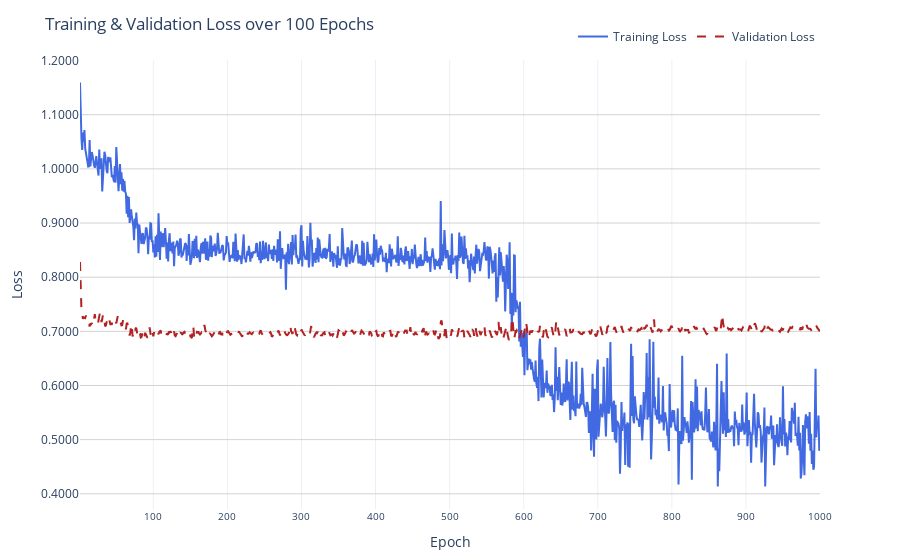

The notebook cell saved with this chart:
### Code cell
import plotly.graph_objects as go

epochs = list(range(1, len(train_losses) + 1))

fig = go.Figure()

# Training loss trace
fig.add_trace(go.Scatter(
    x=epochs,
    y=train_losses,
    mode="lines",
    name="Training Loss",
    line=dict(color="royalblue", width=2)
))

# Validation loss trace
fig.add_trace(go.Scatter(
    x=epochs,
    y=val_losses,
    mode="lines",
    name="Validation Loss",
    line=dict(color="firebrick", width=2, dash="dash")
))

# Layout enhancements
fig.update_layout(
    title="Training & Validation Loss over 100 Epochs",
    xaxis_title="Epoch",
    yaxis_title="Loss",
    xaxis=dict(
        tickmode='array',
        tickvals=list(range(0, 1001, 100)),  # Show ticks every 10 epochs
        tickfont=dict(size=10)
    ),
    yaxis=dict(
        tickformat=".2e" if max(train_losses + val_losses) > 1e4 else ".4f",  # Dynamic formatting
        gridcolor="lightgray"
    ),
    legend=dict(
        orientation="h",
        yanchor="bottom",
        y=1.02,
        xanchor="right",
        x=1
    ),
    template="plotly_white",
    margin=dict(t=60, b=40)
)

fig.show()

### Figure 1 — Plotly figure (JSON) as saved in the notebook; plotly's stock layout.template omitted (floating-point values rounded to 4 significant figures; data arrays with more than 128 entries replaced by an {"elided": "..."} marker saying what was removed)
{"data": [{"line": {"color": "royalblue", "width": 2}, "mode": "lines", "name": "Training Loss", "type": "scatter", "x": {"elided": "1000 int values"}, "y": {"elided": "1000 float values"}}, {"line": {"color": "firebrick", "dash": "dash", "width": 2}, "mode": "lines", "name": "Validation Loss", "type": "scatter", "x": {"elided": "1000 int values"}, "y": {"elided": "1000 float values"}}], "layout": {"legend": {"orientation": "h", "x": 1, "xanchor": "right", "y": 1.02, "yanchor": "bottom"}, "margin": {"b": 40, "t": 60}, "title": {"text": "Training & Validation Loss over 100 Epochs"}, "xaxis": {"tickfont": {"size": 10}, "tickmode": "array", "tickvals": [0, 100, 200, 300, 400, 500, 600, 700, 800, 900, 1000], "title": {"text": "Epoch"}}, "yaxis": {"gridcolor": "lightgray", "tickformat": ".4f", "title": {"text": "Loss"}}}}
